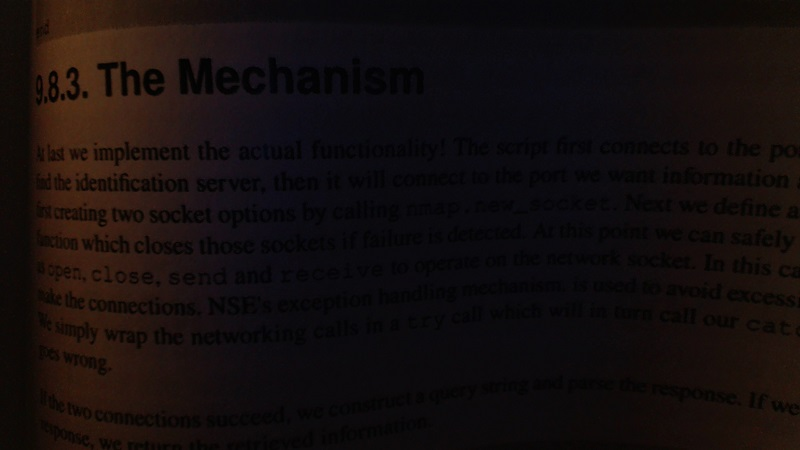
#> input picture 005_P2_Recovery/bookpage.jpg, 800 x 450 px
$ python TextRecovery.py
#> lines starting #> are read from the running program, lines starting #| are printed output that depends on the picture; after the words box and inside, x2 and y2 are one past the last pixel; in counts of white or black regions, pixels touching at a corner belong together
# -*- coding: utf-8 -*-
"""
Created on Sun May 11 11:03:03 2025
@author: taver
"""

import cv2
import matplotlib.pyplot as plt

# Leer imagen original
img = cv2.imread('bookpage.jpg')
#> img is the input picture: shape (450, 800, 3); mean B, G, R 13.4, 13.6, 20.3
img_rgb = cv2.cvtColor(img, cv2.COLOR_BGR2RGB)  # para visualizar con matplotlib
grayscaled = cv2.cvtColor(img, cv2.COLOR_BGR2GRAY)
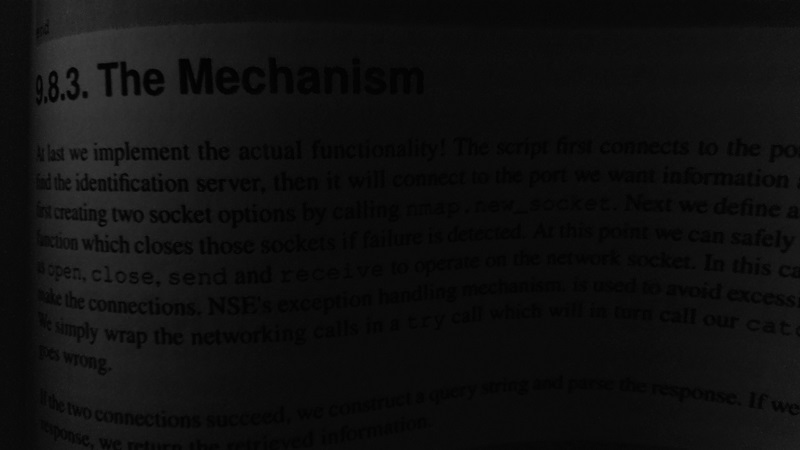
#> grayscaled: shape (450, 800); min 0, max 64, mean 15.6

# Umbralización simple (a color — no común, solo como referencia)
retval, threshold = cv2.threshold(img, 12, 255, cv2.THRESH_BINARY)
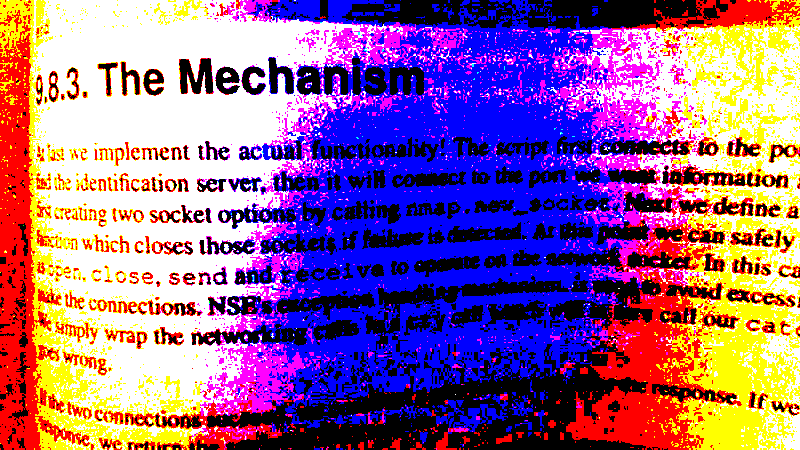
#> threshold: shape (450, 800, 3); mean B, G, R 146.4, 98.4, 147.2

# Umbralización simple (escala de grises)
retval2, threshold2 = cv2.threshold(grayscaled, 12, 255, cv2.THRESH_BINARY)
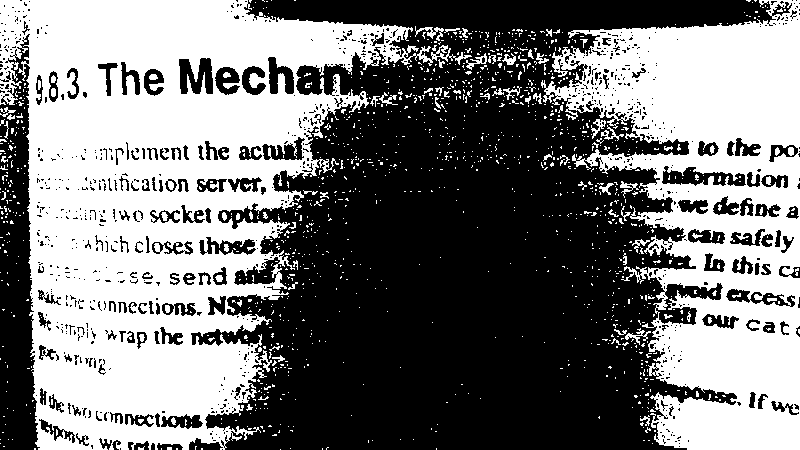
#> threshold2: shape (450, 800); 47.3% white; 1332 white regions (1245 under 20 px), largest, box (x1, y1, x2, y2) and area: (0, 0, 472, 450) 102496, (541, 0, 800, 450) 60163, (415, 26, 444, 41) 156

# Umbralización adaptativa gaussiana
gaus = cv2.adaptiveThreshold(grayscaled, 255, cv2.ADAPTIVE_THRESH_GAUSSIAN_C,
                             cv2.THRESH_BINARY, 115, 1)
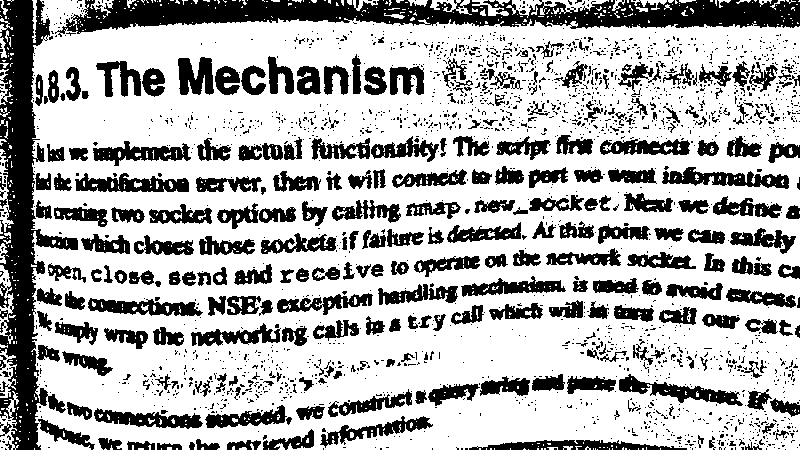
#> gaus: shape (450, 800); 69.3% white; 2145 black regions (1865 under 20 px), largest, box (x1, y1, x2, y2) and area: (55, 0, 800, 37) 14872, (0, 0, 78, 450) 13658, (662, 167, 789, 189) 1363

# Umbralización con Otsu
retval3, otsu = cv2.threshold(grayscaled, 0, 255, cv2.THRESH_BINARY + cv2.THRESH_OTSU)
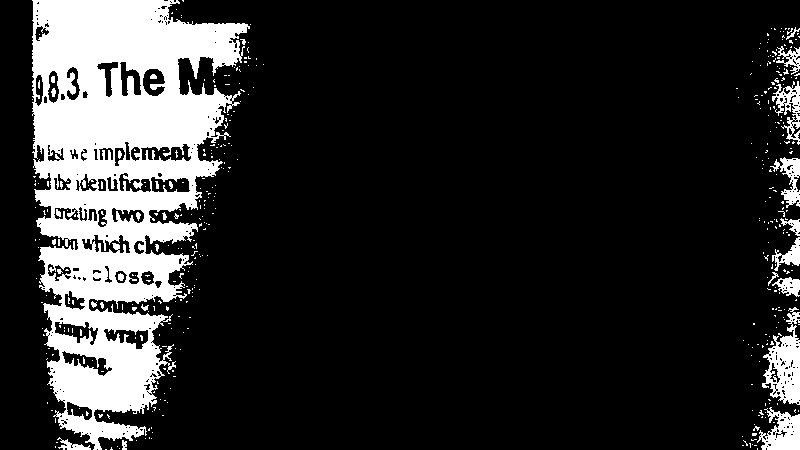
#> otsu: shape (450, 800); 16.5% white; 428 white regions (399 under 20 px), largest, box (x1, y1, x2, y2) and area: (32, 0, 250, 450) 51813, (762, 307, 800, 405) 1926, (757, 407, 800, 450) 1111
#> retval3 = 22

# Crear una figura grande
fig, axs = plt.subplots(5, 2, figsize=(10, 15))

# Mostrar imagen original + histograma
axs[0, 0].imshow(img_rgb)
axs[0, 0].set_title("Imagen original")
axs[0, 0].axis('off')
axs[0, 1].hist(grayscaled.ravel(), 256, [0, 256])
axs[0, 1].set_title("Histograma (escala de grises)")

# Imagen umbralizada simple
axs[1, 0].imshow(threshold2, cmap='gray')
axs[1, 0].set_title("Umbral fijo (12)")
axs[1, 0].axis('off')
axs[1, 1].hist(threshold2.ravel(), 256, [0, 256])
axs[1, 1].set_title("Histograma (umbral fijo)")

# Imagen umbral adaptativo gaussiano
axs[2, 0].imshow(gaus, cmap='gray')
axs[2, 0].set_title("Umbral adaptativo (gauss)")
axs[2, 0].axis('off')
axs[2, 1].hist(gaus.ravel(), 256, [0, 256])
axs[2, 1].set_title("Histograma (adaptativo)")

# Imagen Otsu
axs[3, 0].imshow(otsu, cmap='gray')
axs[3, 0].set_title("Umbral con Otsu")
axs[3, 0].axis('off')
axs[3, 1].hist(otsu.ravel(), 256, [0, 256])
axs[3, 1].set_title("Histograma (Otsu)")

# Imagen en escala de grises
axs[4, 0].imshow(grayscaled, cmap='gray')
axs[4, 0].set_title("Imagen en escala de grises")
axs[4, 0].axis('off')
axs[4, 1].axis('off')  # sin histograma adicional aquí

plt.tight_layout()
plt.show()
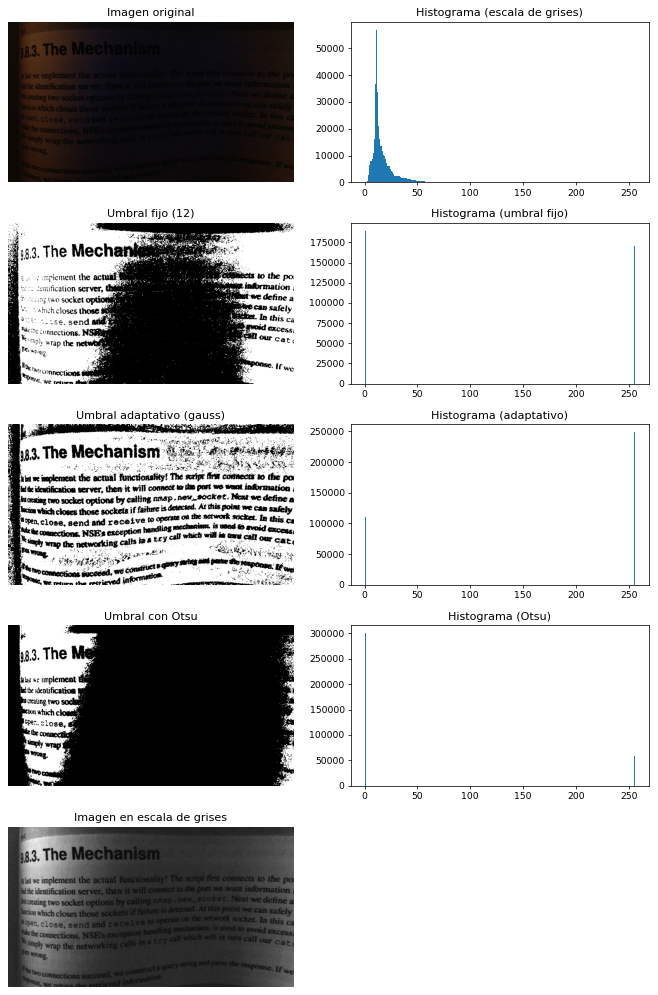
#> figure drawn by matplotlib, 9 panels; panel 2: tallest bar 57038 high, from x = 11 to 12; panel 4: tallest bar 189603 high, from x = 0 to 1; panel 6: tallest bar 249318 high, from x = 255 to 256; panel 8: tallest bar 300598 high, from x = 0 to 1
